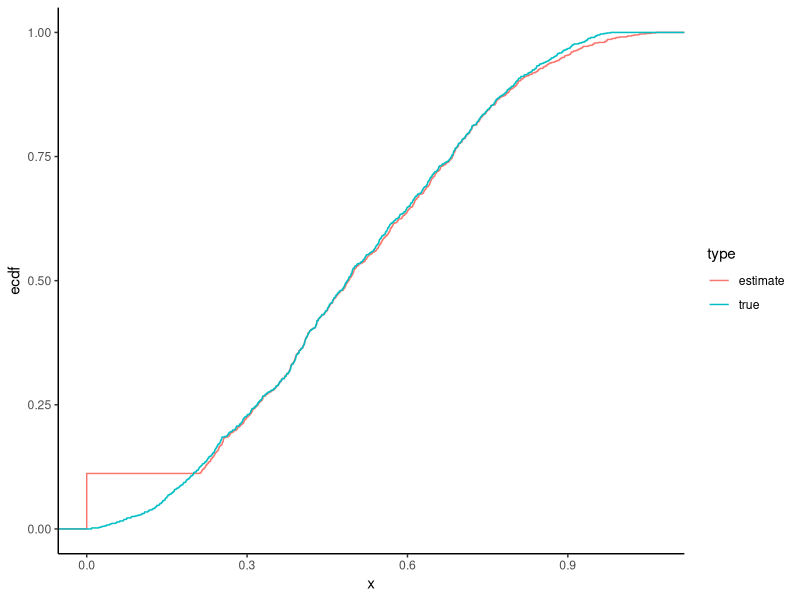

This chart was generated by the following R code:
library(doParallel)
library(dplyr)
library(reshape2)
library(Matrix)
library(ggplot2)
options(scipen = 200)
########## Part I: Simulate the data ##########
# set seed
set.seed(1)
# number of auctions
T <- 100
# parameter of value distribution
alpha <- 2
beta <- 2
# parameters of number of potential bidders
lambda <- 10
# number of bidders
N <- rpois(T, lambda)
N <- ifelse(N == 1, 2, N)
# draw valuations
valuation <- foreach(tt = 1:T, .combine = "rbind") %do% {
    n_t <- N[tt]
    header <- expand.grid(t = tt,i = 1:n_t) 
    return(header)
  }
valuation <- valuation %>% dplyr::mutate(x = rbeta(length(i),alpha,beta))
# draw reserve prices
reserve <- 0.2
reserve <- data.frame(t = 1:T, r = reserve)
# winning bids for second price auction
compute_winning_bids_second<-function(valuation, reserve){
  winning_bids <- valuation %>% 
    left_join(reserve, by = "t") %>% 
    group_by(t) %>%
    arrange(desc(x)) %>%
    summarise(n = max(i),
              m = length(x[x>=r]),
              maximum_bids = max(x),
              r = mean(r),
              w = nth(sort(x, decreasing = TRUE), 2)) %>%
    arrange(t) %>%
    mutate(w = ifelse(maximum_bids < r, "NA", w)) %>%
    select(-maximum_bids)
  return(winning_bids)
}
df_second_w <- compute_winning_bids_second(valuation = valuation, reserve = reserve)
 
# bids for first price auction
bid_first <- function(x, r, alpha, beta, n) {
  F_x <- function(y) pbeta(y, alpha, beta)^(n-1)
  if (x < r){
    return(0)
  }
  else{
    numerator <- integrate(F_x, r, x)$value
    denominator <- F_x(x)
    bid <- x - (numerator/denominator)
    return(bid)
  }
}
compute_bids_first<-function(valuation, reserve, alpha, beta){
  first_bids <- valuation %>% 
    left_join(reserve, by = "t") %>%
    group_by(t) %>%
    mutate(n = max(i),
           m = length(x[x>=r]),
           r = mean(r)) %>%
    ungroup() %>%
    rowwise() %>%
    mutate(b = bid_first(x, r, alpha, beta,n))
  return(first_bids)
}
df_first <- compute_bids_first(valuation, reserve, alpha, beta)

# winning bids for first price auction
compute_winning_bids_first<-function(valuation, reserve, alpha, beta){
  df_first <- compute_bids_first(valuation, reserve, alpha, beta)
  winning_bids <- df_first %>%
    group_by(t) %>%
    summarise(n = max(i),
              m = length(x[x>=r]),
              r = mean(r),
              w = max(b)) %>%
    arrange(t) %>%
    mutate(winning_bids = ifelse(w < r, "NA", w))
  return(winning_bids)
}
df_first_w <-compute_winning_bids_first(valuation, reserve, alpha, beta)
 
########## Part II: Parameter Estimation ##########
# compute probability density for winning bids from a second-price auction
w <- df_second_w[1, ]$w
r <- df_second_w[1, ]$r
m <- df_second_w[1, ]$m
n <- df_second_w[1, ]$n
compute_p_second_w<-function(w, r, m, n, alpha, beta){
  F_x <- function(y) pbeta(y, alpha, beta)
  f_x <- function(y) dbeta(y, alpha, beta)
  if (m==1) {
    p <- n * F_x(r)^(n-1) * (1 - F_x(r)) 
  }
  else {
    p <- n * (n-1) * F_x(w)^(n-2) * (1 - F_x(w)) * f_x(w)
  }
  return(p)
}
# compute non-participation probability
compute_m0 <- function(r, n, alpha, beta){
  F_x <- function(y) pbeta(y, alpha, beta)
  p <- F_x(r)^(n)
  return(p)
}
# compute log-likelihood for winning bids from second-price auctions
compute_loglikelihood_second_price_w<-function(theta, df_second_w){
  alpha <- theta[1]
  beta <- theta[2]
  output <- df_second_w %>%
    rowwise() %>%
    mutate(p = compute_p_second_w(w, r, m, n, alpha, beta),
           m0 = compute_m0(r, n, alpha, beta)) %>%
    mutate(loglikelihood = log(p/(1-m0)))
  likelihood <- mean(output$loglikelihood)
  return(likelihood)
}
theta <- c(alpha, beta)
result_second_parametric <-
  optim(
    par = theta,
    fn = compute_loglikelihood_second_price_w,
    df_second_w = df_second_w,
    method = "L-BFGS-B",
    control = list(fnscale = -1)
  )
comparison <- data.frame(true = theta,estimate = result_second_parametric$par)

# inverse bid function for first-price auction
r <- df_first_w[1, "r"] %>%
  as.numeric()
n <- df_first_w[1, "n"] %>%
  as.integer()
b <- 0.5 * r + 0.5 
x <- 0.5

# compute inverse bid equation
inverse_bid_equation<-function(x, b, r, alpha, beta, n){
  beta_x <- bid_first(x,r,alpha,beta,n)
  dif    <- beta_x - b
  return(dif)
}

# compute inverse bid function
inverse_bid_first<-function(b, r, alpha, beta, n){
  x <- uniroot(f = inverse_bid_equation, 
               lower = r,
               upper = 1,
               alpha = alpha,
               beta = beta, 
               r = r,
               n = n, 
               b = b)
  x <- x$root
  return(x)
}
 
# compute probability density for a winning bid from a first-price auction
compute_p_first_w<-function(w, r, alpha, beta, n){
  if (w > bid_first(1,r,alpha,beta,n)){
    return(1e-6)
  }
  F_x <- function(y) pbeta(y, alpha, beta) 
  eta <- function(y) inverse_bid_first(y,r,alpha,beta,n)
  numerator <- n * F_x(eta(w))^n
  denominator <- (n-1) * (eta(w) - w)
  h <- numerator/denominator
  return(h)
}
w <- 0.5
compute_p_first_w(
  w = w, 
  r = r, 
  alpha = alpha, 
  beta = beta, 
  n = n
)
upper <- 
  bid_first(
    x = 1, 
    r = r, 
    alpha = alpha, 
    beta = beta, 
    n = n
  )
# compute log-likelihood for winning bids for first-price auctions
compute_loglikelihood_first_price_w<-function(theta, df_first_w){
  alpha <- theta[1]
  beta <- theta[2]
  F_x <- function(y) pbeta(y, alpha, beta)
  output <- df_first_w %>%
    rowwise() %>%
    mutate(h = compute_p_first_w(w, r, alpha, beta, n),
           d = 1 - F_x(r)^n) %>%
    mutate(loglikelihood = log(h/d))
  likelihood <- mean(output$loglikelihood)
  return(likelihood)
}
compute_loglikelihood_first_price_w(
  theta = theta, 
  df_first_w = df_first_w
) 
result_first_parametric <-
  optim(
    par = theta,
    fn = compute_loglikelihood_first_price_w,
    df_first_w = df_first_w,
    method = "Nelder-Mead",
    control = list(fnscale = -1)
  )
comparison <-
  data.frame(
    true = theta,
    estimate = result_first_parametric$par
  )
comparison

# Non-parametric estimation
F_b <- ecdf(df_first$b)
f_b <- approxfun(density(df_first$b))

H_b <- function(b, n, F_b){
  return(F_b(b)^(n-1)) 
}

h_b <- function(b, n, F_b, f_b){
 return((n-1) * F_b(b)^(n-2) * f_b(b))
}

compute_implied_valuation<-function(b, n, r, F_b, f_b){
  H_b <- H_b(b, n, F_b)
  h_b <- h_b(b, n, F_b, f_b)
  if (b < r) {
    x <- 0
  } else {
    x <- b + H_b / h_b
  }
  return(x)
}
r <- df_first[1, "r"]
n <- df_first[1, "n"]
compute_implied_valuation(b = 0.4,n = n, r = r, F_b = F_b,f_b = f_b)

valuation_implied <- df_first %>% 
  rowwise() %>%
  mutate(x = compute_implied_valuation(b, n, r, F_b, f_b)) %>%
  ungroup() %>%
  select(x) %>%
  mutate(type = "estimate")

valuation_true <- valuation %>% dplyr::select(x) %>% mutate(type = "true")

valuation_plot <- rbind(valuation_true,valuation_implied)
ggplot(
  valuation_plot,
  aes(
    x = x, 
    color = type
  )
) + 
  stat_ecdf() + 
  theme_classic()



